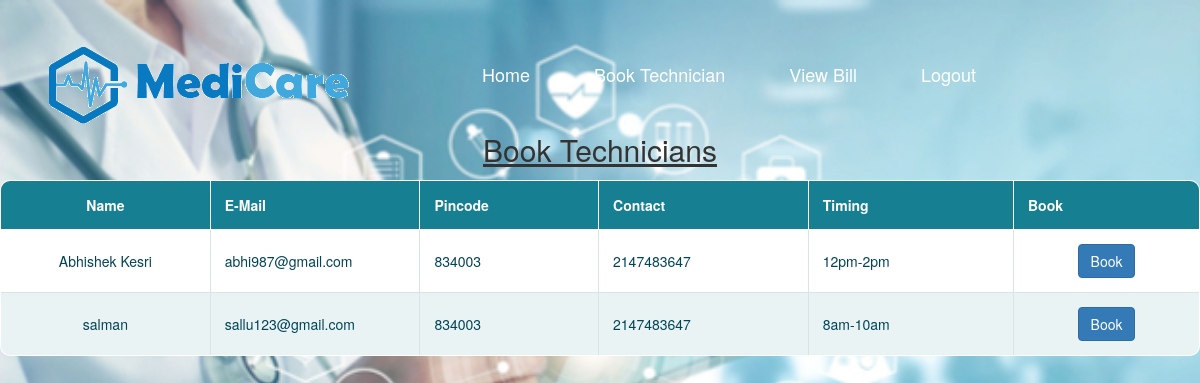
Screenshot of /booktechnicians.php (signed in) with the database file from the repository.
### tables this page shows
CREATE TABLE `technician` (
  `id` int(25) NOT NULL,
  `fullname` varchar(25) NOT NULL,
  `username` varchar(25) NOT NULL,
  `password` varchar(256) NOT NULL,
  `email` varchar(25) NOT NULL,
  `location` varchar(25) NOT NULL,
  `pincode` int(11) NOT NULL,
  `cnumber` int(12) NOT NULL,
  `timings` varchar(25) NOT NULL
);

### booktechnicians.php (the view, shortened to what this page needs)
<?php
include_once 'includes/dbh.inc.php';
include_once 'customerheader.php';
?>
<center>
    <h2><u>Book Technicians</u></h2>
</center>
    <table class ="responstable">
        <tr style="color:black">
            <th>Name</th>
             <th>E-Mail</th>
              <th>Pincode</th>
               <th>Contact</th>
               <th>Timing</th>
                <th>Book</th>
        </tr>
        <?php
        $sql="SELECT * FROM technician WHERE pincode= '".$_SESSION['pin']."'";
        $result=mysqli_query($conn,$sql);
        $resultcheck=mysqli_num_rows($result);
        if($resultcheck<1)
        {?>
            <center><h2>No Technicians Available</h2></center>
        <?php }
        else{
            while($row=mysqli_fetch_assoc($result)){?>
                <tr>
                <td><?php echo $row['fullname']?></td>
                <td><?php echo $row['email']?></td>
                <td><?php echo $row['pincode']?></td>
                <td><?php echo $row['cnumber']?></td>
                <td><?php echo $row['timings']?></td>
                <td><form action ="book.php" method="post">
                <center>
                    <button type ="submit" name ="submit" value ="<?php echo $row['username']?>" class ="btn btn-primary">
                Book</button></center>
                </form></td>
                </tr>
           <?php }
        }
        ?>
    </table>
</body>
</html>

### customerheader.php (style rules this page uses)
body { background-image:url(images/banner5.jpg); background-size:cover; background-repeat:no-repeat; }

### booktechnicians.php (style rules this page uses)
.responstable { margin: 1em 0; width: 100%; overflow: hidden; background: #fff; color: #024457; border-radius: 10px; border: 1px solid #167f92; }
.responstable tr { border: 1px solid #d9e4e6; }
.responstable tr:nth-child(odd) { background-color: #eaf3f3; }
.responstable th { display: none; border: 1px solid #fff; background-color: #167f92; color: #fff; padding: 1em; }
.responstable th:first-child { display: table-cell; text-align: center; }
.responstable th:nth-child(2) { display: table-cell; }
.responstable th:nth-child(2):after { content: attr(data-th); }
@media (min-width: 480px) { .responstable th:nth-child(2):after { display: none; } }
.responstable td { display: block; word-wrap: break-word; max-width: 7em; }
.responstable td:first-child { display: table-cell; text-align: center; border-right: 1px solid #d9e4e6; }
@media (min-width: 480px) { .responstable td { border: 1px solid #d9e4e6; } }
.responstable th, .responstable td { text-align: left; margin: 0.5em 1em; }
@media (min-width: 480px) { .responstable th, .responstable td { display: table-cell; padding: 1em; } }

### rows the page displays
technician: fullname "Abhishek Kesri", email "abhi987@gmail.com", pincode "834003", cnumber "2147483647", timings "12pm-2pm"
technician: fullname "salman", email "sallu123@gmail.com", pincode "834003", cnumber "2147483647", timings "8am-10am"
